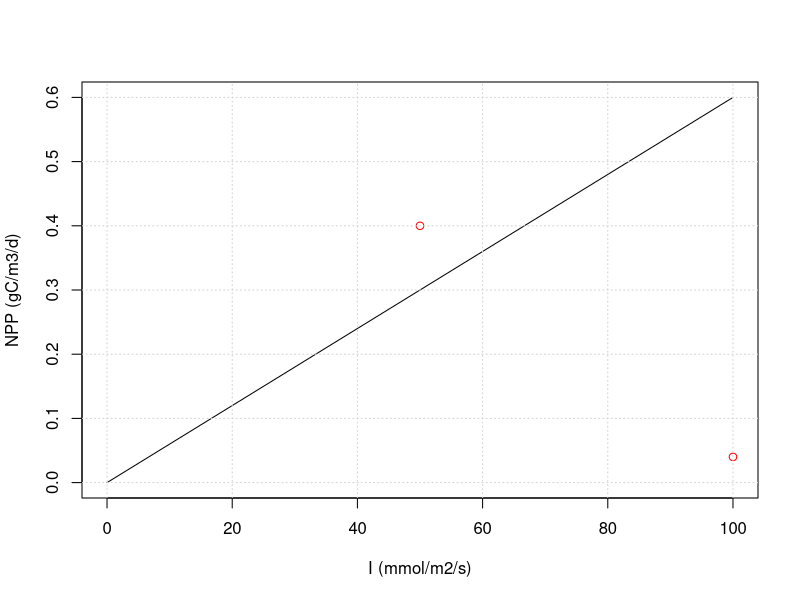

Here is the R script that generated this plot:
# Scrit to test various NPP functions
# Iz = I0 e - kz, e.g., eutrophic = 1200 * exp(-1*1*4) = 22; oligotrophic = 1200 * exp(-1*0.25*4) = 442

TPconc = c(0.01,0.060) # g/m3 (mg/L)
IP = c(0.02,0.1) # 0.1 for eutrophic, 0.02 fo oligotrophic

# Calibration points:
# Oligotrophic: 
# Eutrophic: Peak NPP should be about 0.4 gC/m3 for TP 50 ug/L at I=50

CalPoints_I = c(100, 50) # Maximum epi light oligotrophic, eutrophic
CalPoints_NPP = c(0.04, 0.4) # Oligotrophic NPP, eutrophic NPP

I = 0:100 # w/m2/s

NPP_1 = data.frame(NPP=rep(NA,length(I)))

# Cycle through the light levels and calculate NPP
# Assume 20C (Arrhenius = 1)
for (i in 1:length(I)){
  # First model
  NPP_1$NPP[i] = TPconc[2] * IP[2] * I[i]
}

plot(I,NPP_1$NPP,type='l',xlab="I (mmol/m2/s)",ylab="NPP (gC/m3/d)")
points(CalPoints_I,CalPoints_NPP,col='red')
grid()
